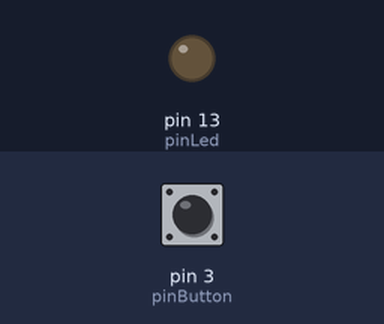
The sketch below on a simulated Arduino Uno, built with avr-gcc and run on an emulated ATmega328P. Parts: output pins drawn as LEDs (lit = HIGH). Dashed ring = blinking. The inputs (shaded band) are chosen by the test bench; at power-on: pin 3 (pinButton) LOW.

Above: at 1.2 s.
1.3 s: pin 3 (pinButton) pulled HIGH for 0.15 s
At 1.52 s:
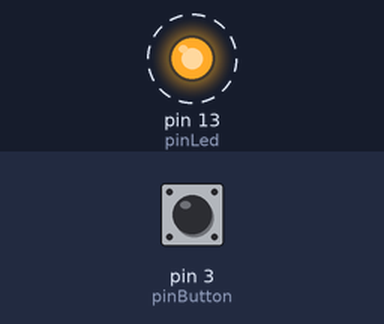
Timing chart, 0 to 10.3 s (numbered marks = the images above; inputs shaded):
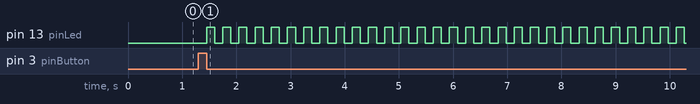

The sketch:

Pract0104.ino
```cpp
/*
  Boton de parpadeo
  Programa que prende y apaga el el pin 13 al calcular el tiempo
  que se mantiene apretado el pushbutton del pin 2

  Circuito:
   LED del arduino (títpicamente 13)
   pushbutton en el pin 2 conectado a +5V
   Resistencia
*/

// Pines
const int pinButton = 3;    // pin del push button
const int pinLed =  13;      // Pin Led

// variables
int intStateButton = 0;         // estado del boton
unsigned long timer0;
unsigned long timer1;
unsigned long timerRead;
unsigned long timerDiff;
unsigned long timerAux = 0;
unsigned long timerNow;
bool boolBlink = false;
bool boolStart = false;
int i = 0;

void blink();

void setup() {
  Serial.begin(9600);
  // inicializando pines
  pinMode(pinLed, OUTPUT);
  pinMode(pinButton, INPUT);
  attachInterrupt(digitalPinToInterrupt(pinButton), blink, CHANGE);
  //attachInterrupt(digitalPinToInterrupt(pinButton), blink1, FALLING);
  //attachInterrupt(digitalPinToInterrupt(pinButton), blink, RISING);
  timerRead = millis();

}

void loop() {

  if (!boolBlink) {
    timer1 = timerRead;
    timerDiff = timer1 - timer0;
    if (timerDiff != timerAux || (timerNow + (timerDiff * 2) < millis())) {
      timerAux = timerDiff;
      timerNow = millis();
    }
  } else {
    timer0 = timerRead;
    /*
      digitalWrite(pinLed,LOW);
      Serial.println(timer0);
      delay(1000);
    */
  }

  if (millis() < (timerNow + timerDiff)) {
    digitalWrite(pinLed, HIGH);
  } else {
    if (millis() < (timerNow + (timerDiff * 2))) {
      digitalWrite(pinLed, LOW);
    }
  }

}
void blink() {
  boolBlink = !boolBlink;
  timerRead = millis();
}
```

Measured:
- after the input at 1.3 s, pin 13 (pinLed): alternates HIGH for 0.15 s and LOW for 0.15 s, starting after 0.15 s
